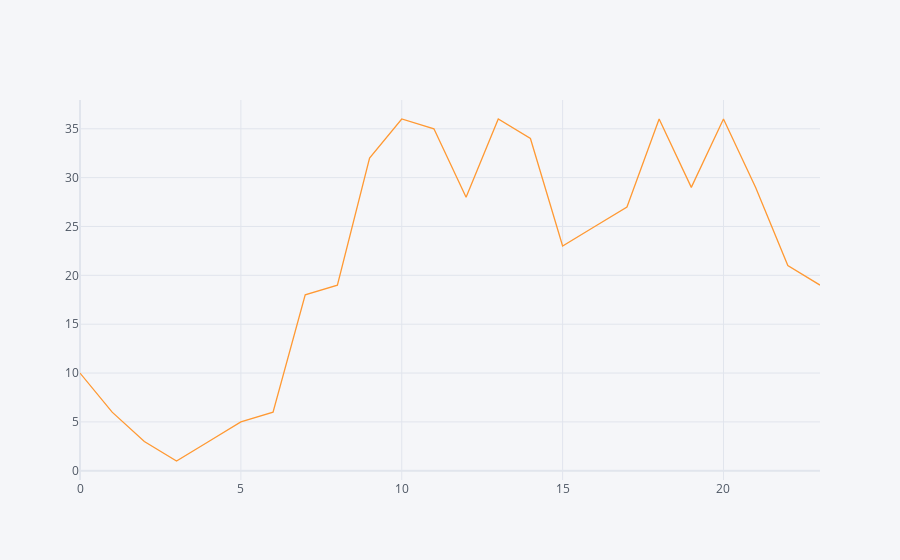

Notebook cell for this chart:
### Code cell
countproduct_Hr.iplot(x='hour',y='Order_count_per_hour')

### Figure 1 — Plotly figure (JSON) as saved in the notebook; plotly's stock layout.template omitted (floating-point values rounded to 4 significant figures)
{"data": [{"line": {"color": "rgba(255, 153, 51, 1.0)", "dash": "solid", "shape": "linear", "width": 1.3}, "mode": "lines", "name": "Order_count_per_hour", "text": "", "type": "scatter", "x": [0, 1, 2, 3, 4, 5, 6, 7, 8, 9, 10, 11, 12, 13, 14, 15, 16, 17, 18, 19, 20, 21, 22, 23], "y": [10, 6, 3, 1, 3, 5, 6, 18, 19, 32, 36, 35, 28, 36, 34, 23, 25, 27, 36, 29, 36, 29, 21, 19]}], "layout": {"legend": {"bgcolor": "#F5F6F9", "font": {"color": "#4D5663"}}, "paper_bgcolor": "#F5F6F9", "plot_bgcolor": "#F5F6F9", "title": {"font": {"color": "#4D5663"}}, "xaxis": {"gridcolor": "#E1E5ED", "showgrid": true, "tickfont": {"color": "#4D5663"}, "title": {"font": {"color": "#4D5663"}, "text": ""}, "zerolinecolor": "#E1E5ED"}, "yaxis": {"gridcolor": "#E1E5ED", "showgrid": true, "tickfont": {"color": "#4D5663"}, "title": {"font": {"color": "#4D5663"}, "text": ""}, "zerolinecolor": "#E1E5ED"}}}
